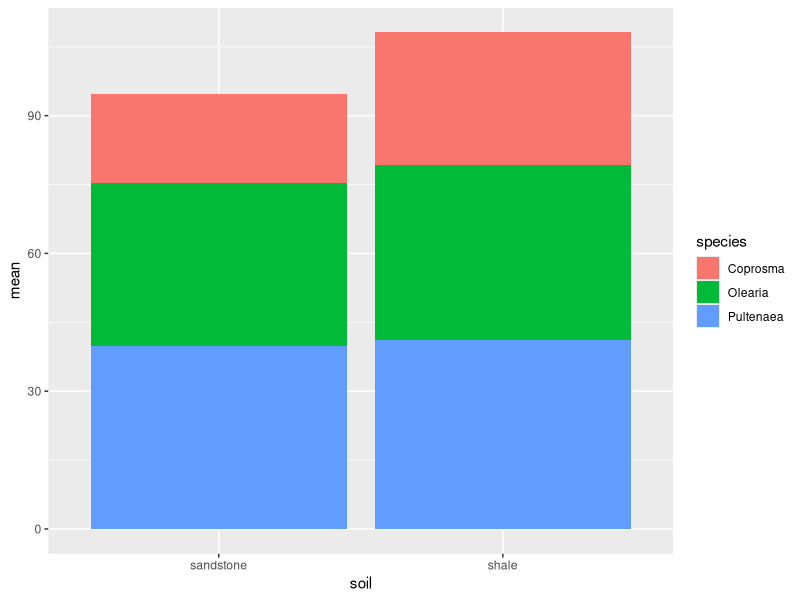
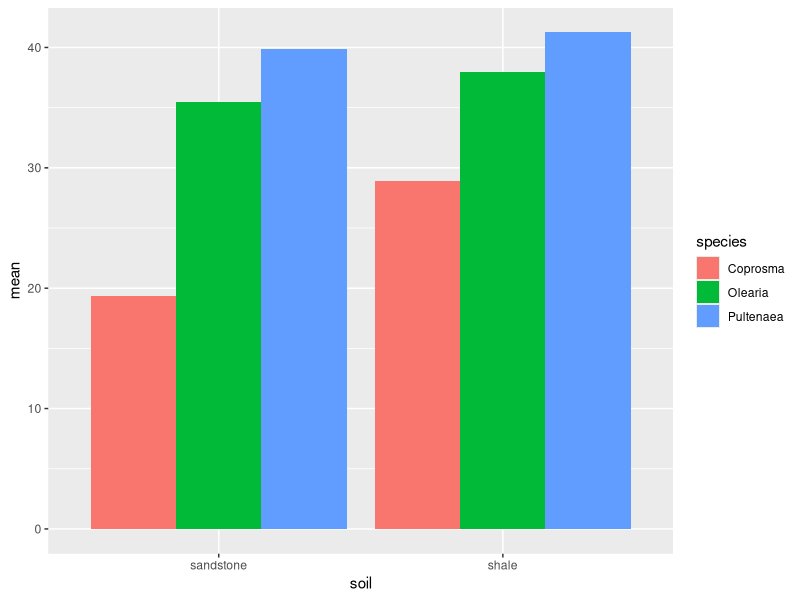
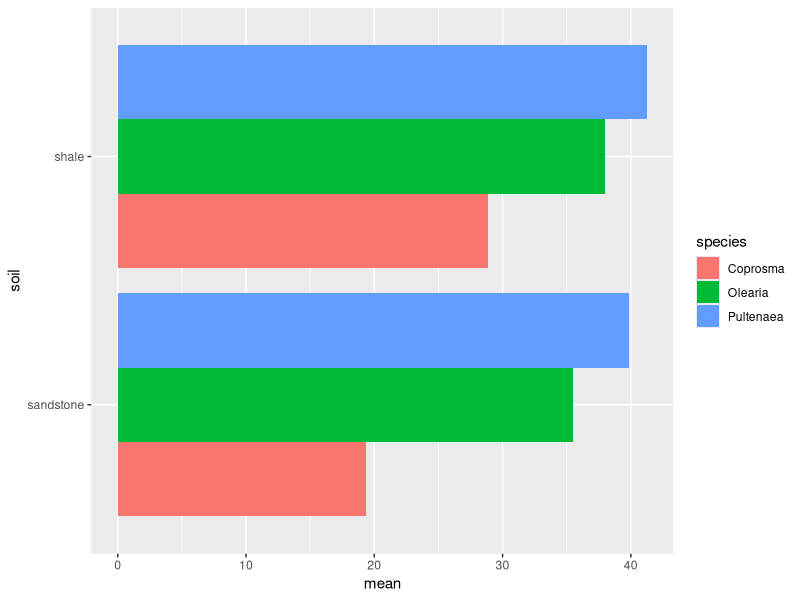

These charts were generated, in order, by the following R code:
## ---- chunk 1
library(knitr)
knitr::opts_chunk$set(warning = FALSE, message = FALSE)

## ---- chunk 2
library(tidyverse)
#setwd("E:/Demonstrating&Teaching/BIOL360 R module")
weeds<-read.csv("../../../resources/datafiles/weeds.csv")
weeds <- rename(weeds, flowers = flowers.m3)

## ---- chunk 3
weeds.summarise2 <- weeds %>% group_by(species, soil) %>%
  summarise(mean = mean(flowers), se=sd(flowers/sqrt(n())))
## ---- chunk 4
ggplot(weeds.summarise2, aes(x=soil, y=mean, fill=species)) +
  geom_bar(stat="identity")

## ---- chunk 5
ggplot(weeds.summarise2, aes(x=soil, y=mean, fill=species)) + 
  geom_bar(stat="identity", position="dodge")

## ---- chunk 6
ggplot(weeds.summarise2, aes(x=soil, y=mean, fill=species)) + 
  geom_bar(stat="identity", position="dodge")+
  coord_flip()
